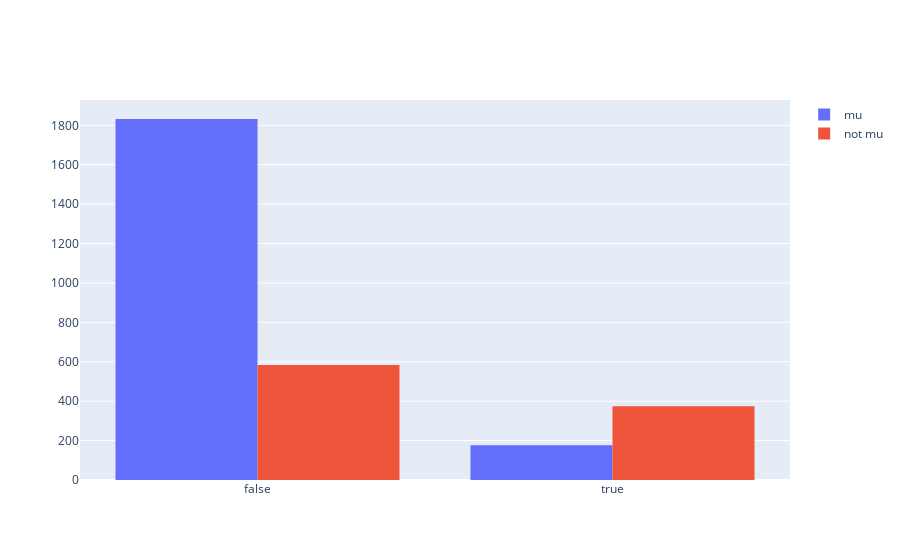

This figure's notebook cell:
### Code cell
dft = dftest.group_by(selection_events()).agg(
    pl.col('trkIsContained2').all().alias('allcontained'),
    pl.all()
).explode(pl.all().exclude(selection_events('allcontained')))
dft = dft.with_columns(
    pnc = pl.col('trkpurity_planes_B')*pl.col('trkcompleteness_planes_B')
).filter(
    # pl.col('trkg4pdg_planes_B').abs()==13,
    pl.col('trkPFPIsTrack')
).sort('trklen').group_by(selection_events()).agg(
    pl.all().last()
)

dft = dft.sort('allcontained')
fig = go.Figure()
fig.add_trace(go.Histogram(x=dft.filter(pl.col('trkg4pdg_planes_B').abs()==13)['allcontained'], name='mu'))
fig.add_trace(go.Histogram(x=dft.filter(pl.col('trkg4pdg_planes_B').abs()!=13)['allcontained'], name='not mu'))

# plot_pid(dft, "B", threshold_pnc=0., pdg=13, label=' (as tracks)', ShowersAndTracks=False)
# plot_pid(dft, "B", threshold_pnc=0., pdg=13, label=' (as showers)', ls='--', color="C0", ShowersAndTracks=True, onlyShower=True)
# plot_pid(dft, "B", threshold_pnc=0., pdg=13, notthispdg=True, label=' (as tracks)', ShowersAndTracks=False)
# plot_pid(dft, "B", threshold_pnc=0., pdg=13, notthispdg=True, label=' (as showers)', ls='--', color="C1", ShowersAndTracks=True, onlyShower=True)
# plt.xlim(0,15)
# plt.figure()
# plt.hist2d(dft['enu_truth'], dft['trkcalo_planes_B'], bins=binse, norm='log', cmap="Reds");
# plt.axhline(4, ls="--", color='k', lw=1)
# plt.yscale('log')
# plt.xscale('log')
# plt.figure()
# plt.hist2d(dft['enu_truth'], dft['trkmomrange_mu'], bins=binse, norm='log', cmap="Reds");
# plt.yscale('log')
# plt.xscale('log')

### Figure 1 — Plotly figure (JSON) as saved in the notebook; plotly's stock layout.template omitted (floating-point values rounded to 4 significant figures; data arrays with more than 128 entries replaced by an {"elided": "..."} marker saying what was removed)
{"data": [{"name": "mu", "type": "histogram", "x": {"elided": "2008 bool values"}}, {"name": "not mu", "type": "histogram", "x": {"elided": "957 bool values"}}], "layout": {}}
